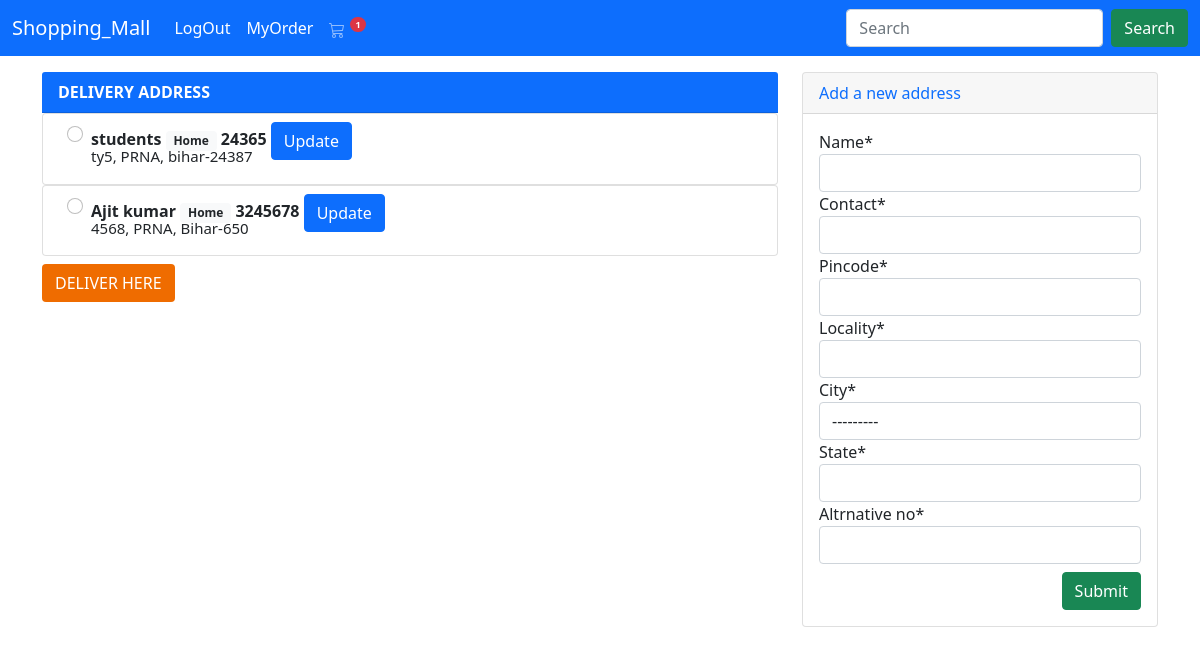
Screenshot of /checkout/ (signed in) with the database file from the repository.
### shop/models.py (models this page shows, shortened)
class Order(models.Model):
    user = models.ForeignKey(settings.AUTH_USER_MODEL,on_delete=models.CASCADE)
    ordered = models.BooleanField(default=False)
    ref_code = models.CharField(max_length=200,null=True)
    items = models.ManyToManyField(OrderItem)
    start_date = models.DateTimeField(auto_now_add=True)
    address = models.ForeignKey(Address,on_delete=models.CASCADE,null=True)
    coupon = models.ForeignKey(Coupon,on_delete=models.SET_NULL,null=True)

class Address(models.Model):
    user = models.ForeignKey(settings.AUTH_USER_MODEL,on_delete=models.CASCADE)
    name = models.CharField(max_length=200)
    contact = models.IntegerField()
    pincode = models.IntegerField()
    locality = models.CharField(max_length=200)
    CITY_CHOICE = (("PRNA","PURNEA"),("PAT","PATNA"),("MHA","MUMBHAI"),("KHG","KHAGARIA"))
    city = models.CharField(max_length=10,choices=CITY_CHOICE)
    state = models.CharField(max_length=200)
    altrnative_no = models.IntegerField(null=True)

### shop/views.py (the view)
# urls.py: path("checkout/",checkout,name="checkout"),
@login_required
def checkout(r):
    form = AddForm(r.POST or None)
    if r.method == 'POST':
        if form.is_valid():
            f = form .save(commit=False)
            f.user = r.user
            f.save()
            return redirect("checkout")
    data ={
        "addform": form,
        'showadd':Address.objects.filter(user=r.user)
    }
    return render(r,"public/checkout.html",data)

### shop/forms.py
class AddForm(forms.ModelForm):
    class Meta:
        model = Address
        exclude = ("user",)

### shop/templatetags/cart_template_tags.py (called while the page is built)
@register.filter
def cart_item_count(user):
    if user.is_authenticated:
        qs = Order.objects.filter(user=user,ordered=False)
        if qs.exists():
            return qs[0].items.count()
    return 0

### templates/public/checkout.html (shortened to what this page needs)
{% extends 'public/base.html' %}
{% block content %}
{% load crispy_forms_tags %}
    <div class="container mt-3">
        <div class="row">
            <div class="col-lg-8">
                <div class="card border-0">
                    <div class="card-header bg-primary text-white fw-bold">DELIVERY ADDRESS</div>
                    <form action="{% url 'makepayment' %}" method="POST">
                        {% for ai in showadd %}
                            <div class="card border-bottom-1" style="background-color: #ffffff;">
                                <div class="form-check px-5 mt-2">
                                    <input value="{{ai.id}}" class="form-check-input" type="radio" style="cursor: pointer;" name="adds">
                                    <label class="form-check-label fw-bold">{{ ai.name }}</label>
                                    <span class="badge bg-light text-dark">Home</span>
                                    <label class="fw-bold">{{ ai.contact }}</label>
                                    <a href="{% url 'homepage' %}" class="btn btn-primary">Update</a>
                                </div>
                                    <div class="card-body px-5" style="margin-top: -28px;">
                                    <p class="card-text" style="margin-top: -5px; font-size: 15px;">{{ai.locality}}, {{ai.city}}, {{ai.state}}-{{ai.pincode}}</p>
                            </div>
                        </div>
                        {% endfor %}
                    {% if showadd %}
                        <input type="submit" value="DELIVER HERE" class="btn text-white" style="margin-top: 8px; background-color: #ef6c00;">
                    {% endif %}
                </form>
                </div>
            </div>
            <div class="col-lg-4">
                <div class="card">
                    <div class="card-header text-primary">Add a new address</div>
                    <div class="card-body">
                        <form action="{% url 'checkout' %}" method="POST">
                            {{ addform|crispy }}
                            <div class="form-group mt-2">
                                <input type="submit" class="btn btn-success float-end">
                            </div>
                        </form>
                    </div>
                </div>
            </div>
        </div>
    </div>
{% endblock %}

### templates/public/base.html (shortened to what this page needs)
<!DOCTYPE html>
<html lang="en">
<head>
    <link href="https://cdn.jsdelivr.net/npm/bootstrap@5.0.0-beta1/dist/css/bootstrap.min.css" rel="stylesheet">
</head>
<body>
  {% load cart_template_tags %}
    <nav class="navbar navbar-expand-lg navbar-dark bg-primary">
        <div class="container-fluid">
          <a class="navbar-brand" href="{% url 'homepage' %}">Shopping_Mall</a>
          <div class="collapse navbar-collapse" id="navbarSupportedContent">
            <ul class="navbar-nav me-auto mb-2 mb-lg-0">
                {% if user.is_authenticated %}
                    <li class="nav-item">
                        <a class="nav-link active" aria-current="page" href="{% url 'account_logout' %}">LogOut</a>
                    </li>
                    <li class="nav-item">
                        <a class="nav-link active" aria-current="page" href="{% url 'myorder' %}">MyOrder</a>
                    </li>
                {% endif %}
                <li class="nav-item">
                    <a class="nav-link" href="{% url 'cart' %}">
                    <sup><span class="badge rounded-pill bg-danger">{{ request.user|cart_item_count }}</span></sup></a>
                </li>
            </ul>
            <form action="{% url 'search' %}" method="GET" class="d-flex">
              <input class="form-control me-2" name="search" type="search" placeholder="Search" aria-label="Search">
              <button class="btn btn-success" type="submit">Search</button>
            </form>
          </div>
        </div>
      </nav>
    {% block content %} {% endblock %}
</body>
</html>

### rows the page displays
Address: name "students", contact "24365", locality "ty5", city "PRNA", state "bihar", pincode "24387"
Address: name "Ajit kumar", contact "3245678", locality "4568", city "PRNA", state "Bihar", pincode "650"

### other values shown
{{ request.user|cart_item_count }} "1"
